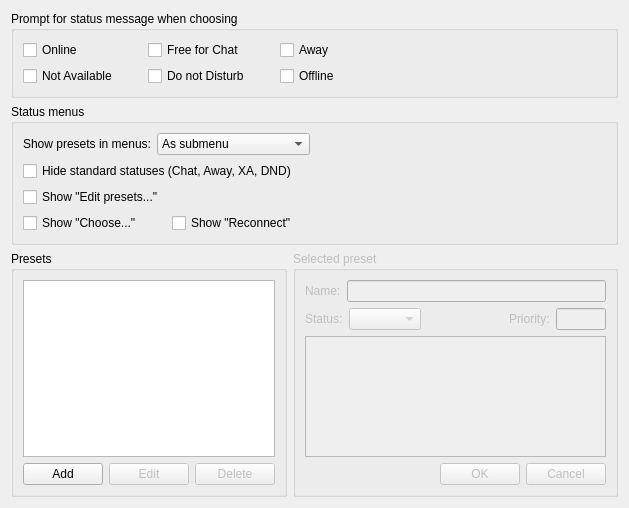
<?xml version="1.0" encoding="UTF-8"?>
<ui version="4.0">
 <class>OptStatusGeneral</class>
 <widget class="QWidget" name="OptStatusGeneral">
  <property name="geometry">
   <rect>
    <x>0</x>
    <y>0</y>
    <width>629</width>
    <height>508</height>
   </rect>
  </property>
  <property name="windowTitle">
   <string>Form</string>
  </property>
  <layout class="QVBoxLayout" name="verticalLayout_4">
   <item>
    <widget class="QGroupBox" name="gbPrompts">
     <property name="sizePolicy">
      <sizepolicy hsizetype="Minimum" vsizetype="Minimum">
       <horstretch>0</horstretch>
       <verstretch>0</verstretch>
      </sizepolicy>
     </property>
     <property name="maximumSize">
      <size>
       <width>16777215</width>
       <height>16777215</height>
      </size>
     </property>
     <property name="title">
      <string>Prompt for status message when choosing</string>
     </property>
     <layout class="QHBoxLayout" name="horizontalLayout_5">
      <item>
       <layout class="QGridLayout" name="gridLayout">
        <property name="horizontalSpacing">
         <number>30</number>
        </property>
        <item row="0" column="0">
         <widget class="QCheckBox" name="ck_askOnline">
          <property name="text">
           <string>Online</string>
          </property>
         </widget>
        </item>
        <item row="0" column="1">
         <widget class="QCheckBox" name="ck_askChat">
          <property name="text">
           <string>Free for Chat</string>
          </property>
         </widget>
        </item>
        <item row="0" column="2">
         <widget class="QCheckBox" name="ck_askAway">
          <property name="text">
           <string>Away</string>
          </property>
         </widget>
        </item>
        <item row="1" column="0">
         <widget class="QCheckBox" name="ck_askXa">
          <property name="text">
           <string>Not Available</string>
          </property>
         </widget>
        </item>
        <item row="1" column="1">
         <widget class="QCheckBox" name="ck_askDnd">
          <property name="text">
           <string>Do not Disturb</string>
          </property>
         </widget>
        </item>
        <item row="1" column="2">
         <widget class="QCheckBox" name="ck_askOffline">
          <property name="text">
           <string>Offline</string>
          </property>
         </widget>
        </item>
       </layout>
      </item>
      <item>
       <spacer name="horizontalSpacer_4">
        <property name="orientation">
         <enum>Qt::Horizontal</enum>
        </property>
        <property name="sizeHint" stdset="0">
         <size>
          <width>40</width>
          <height>20</height>
         </size>
        </property>
       </spacer>
      </item>
     </layout>
    </widget>
   </item>
   <item>
    <widget class="QGroupBox" name="gbStatusMenus">
     <property name="title">
      <string>Status menus</string>
     </property>
     <layout class="QVBoxLayout" name="verticalLayout_2">
      <item>
       <layout class="QHBoxLayout" name="horizontalLayout_2" stretch="0,0,0">
        <item>
         <widget class="QLabel" name="label_4">
          <property name="sizePolicy">
           <sizepolicy hsizetype="Fixed" vsizetype="Fixed">
            <horstretch>0</horstretch>
            <verstretch>0</verstretch>
           </sizepolicy>
          </property>
          <property name="text">
           <string>Show presets in menus:</string>
          </property>
          <property name="alignment">
           <set>Qt::AlignRight|Qt::AlignTrailing|Qt::AlignVCenter</set>
          </property>
         </widget>
        </item>
        <item>
         <widget class="QComboBox" name="cb_presetsMenus">
          <property name="enabled">
           <bool>true</bool>
          </property>
          <property name="sizePolicy">
           <sizepolicy hsizetype="Preferred" vsizetype="Fixed">
            <horstretch>0</horstretch>
            <verstretch>0</verstretch>
           </sizepolicy>
          </property>
          <property name="minimumSize">
           <size>
            <width>40</width>
            <height>0</height>
           </size>
          </property>
          <item>
           <property name="text">
            <string>As submenu</string>
           </property>
          </item>
          <item>
           <property name="text">
            <string>With standard statuses</string>
           </property>
          </item>
          <item>
           <property name="text">
            <string>No</string>
           </property>
          </item>
         </widget>
        </item>
        <item>
         <spacer name="horizontalSpacer_2">
          <property name="orientation">
           <enum>Qt::Horizontal</enum>
          </property>
          <property name="sizeHint" stdset="0">
           <size>
            <width>40</width>
            <height>20</height>
           </size>
          </property>
         </spacer>
        </item>
       </layout>
      </item>
      <item>
       <widget class="QCheckBox" name="ck_onlyOnOff">
        <property name="toolTip">
         <string>Hide Free for Chat, Away, Not Available and Do not Disturb</string>
        </property>
        <property name="text">
         <string>Hide standard statuses (Chat, Away, XA, DND)</string>
        </property>
       </widget>
      </item>
      <item>
       <layout class="QHBoxLayout" name="horizontalLayout_6">
        <property name="topMargin">
         <number>0</number>
        </property>
        <item>
         <widget class="QCheckBox" name="ck_showEditPresets">
          <property name="text">
           <string>Show &quot;Edit presets...&quot;</string>
          </property>
         </widget>
        </item>
        <item>
         <spacer name="horizontalSpacer_3">
          <property name="orientation">
           <enum>Qt::Horizontal</enum>
          </property>
          <property name="sizeHint" stdset="0">
           <size>
            <width>40</width>
            <height>20</height>
           </size>
          </property>
         </spacer>
        </item>
       </layout>
      </item>
      <item>
       <layout class="QHBoxLayout" name="horizontalLayout">
        <property name="spacing">
         <number>30</number>
        </property>
        <item>
         <widget class="QCheckBox" name="ck_showChoose">
          <property name="text">
           <string>Show &quot;Choose...&quot;</string>
          </property>
         </widget>
        </item>
        <item>
         <widget class="QCheckBox" name="ck_showReconnect">
          <property name="text">
           <string>Show &quot;Reconnect&quot;</string>
          </property>
         </widget>
        </item>
        <item>
         <spacer name="horizontalSpacer">
          <property name="orientation">
           <enum>Qt::Horizontal</enum>
          </property>
          <property name="sizeHint" stdset="0">
           <size>
            <width>40</width>
            <height>20</height>
           </size>
          </property>
         </spacer>
        </item>
       </layout>
      </item>
     </layout>
    </widget>
   </item>
   <item>
    <layout class="QHBoxLayout" name="horizontalLayout_3">
     <item>
      <widget class="QGroupBox" name="gbPresets">
       <property name="title">
        <string>Presets</string>
       </property>
       <layout class="QVBoxLayout" name="verticalLayout">
        <item>
         <widget class="QListWidget" name="lw_presets">
          <property name="sizePolicy">
           <sizepolicy hsizetype="Preferred" vsizetype="Expanding">
            <horstretch>0</horstretch>
            <verstretch>0</verstretch>
           </sizepolicy>
          </property>
          <property name="contextMenuPolicy">
           <enum>Qt::CustomContextMenu</enum>
          </property>
          <property name="dragEnabled">
           <bool>true</bool>
          </property>
          <property name="dragDropMode">
           <enum>QAbstractItemView::InternalMove</enum>
          </property>
         </widget>
        </item>
        <item>
         <layout class="QHBoxLayout" name="_2">
          <property name="spacing">
           <number>6</number>
          </property>
          <property name="margin">
           <number>0</number>
          </property>
          <item>
           <widget class="QPushButton" name="pb_spNew">
            <property name="text">
             <string>Add</string>
            </property>
           </widget>
          </item>
          <item>
           <widget class="QPushButton" name="pb_spEdit">
            <property name="enabled">
             <bool>false</bool>
            </property>
            <property name="text">
             <string>Edit</string>
            </property>
           </widget>
          </item>
          <item>
           <widget class="QPushButton" name="pb_spDelete">
            <property name="enabled">
             <bool>false</bool>
            </property>
            <property name="text">
             <string>Delete</string>
            </property>
           </widget>
          </item>
         </layout>
        </item>
       </layout>
      </widget>
     </item>
     <item>
      <widget class="QGroupBox" name="gbSelectedPreset">
       <property name="enabled">
        <bool>false</bool>
       </property>
       <property name="title">
        <string>Selected preset</string>
       </property>
       <layout class="QVBoxLayout" name="verticalLayout_3">
        <item>
         <layout class="QHBoxLayout" name="horizontalLayout_4">
          <item>
           <widget class="QLabel" name="label_3">
            <property name="text">
             <string>Name:</string>
            </property>
           </widget>
          </item>
          <item>
           <widget class="QLineEdit" name="le_spName"/>
          </item>
         </layout>
        </item>
        <item>
         <layout class="QHBoxLayout" name="_3">
          <property name="spacing">
           <number>6</number>
          </property>
          <property name="margin">
           <number>0</number>
          </property>
          <item>
           <widget class="QLabel" name="label_2">
            <property name="text">
             <string>Status:</string>
            </property>
           </widget>
          </item>
          <item>
           <widget class="StatusComboBox" name="cb_sp_status"/>
          </item>
          <item>
           <spacer>
            <property name="orientation">
             <enum>Qt::Horizontal</enum>
            </property>
            <property name="sizeHint" stdset="0">
             <size>
              <width>97</width>
              <height>20</height>
             </size>
            </property>
           </spacer>
          </item>
          <item>
           <widget class="QLabel" name="label">
            <property name="text">
             <string>Priority:</string>
            </property>
           </widget>
          </item>
          <item>
           <widget class="QLineEdit" name="le_sp_priority">
            <property name="minimumSize">
             <size>
              <width>50</width>
              <height>0</height>
             </size>
            </property>
            <property name="maximumSize">
             <size>
              <width>50</width>
              <height>16777215</height>
             </size>
            </property>
           </widget>
          </item>
         </layout>
        </item>
        <item>
         <widget class="ChatEdit" name="te_sp">
          <property name="acceptRichText">
           <bool>false</bool>
          </property>
          <property name="sizePolicy">
           <sizepolicy hsizetype="Expanding" vsizetype="Expanding">
            <horstretch>0</horstretch>
            <verstretch>0</verstretch>
           </sizepolicy>
          </property>
          <property name="maximumSize">
           <size>
            <width>32767</width>
            <height>32767</height>
           </size>
          </property>
          <property name="tabChangesFocus">
           <bool>true</bool>
          </property>
          <property name="html">
           <string>&lt;!DOCTYPE HTML PUBLIC &quot;-//W3C//DTD HTML 4.0//EN&quot; &quot;http://www.w3.org/TR/REC-html40/strict.dtd&quot;&gt;
&lt;html&gt;&lt;head&gt;&lt;meta name=&quot;qrichtext&quot; content=&quot;1&quot; /&gt;&lt;style type=&quot;text/css&quot;&gt;
p, li { white-space: pre-wrap; }
&lt;/style&gt;&lt;/head&gt;&lt;body style=&quot; font-family:'Sans'; font-size:10pt; font-weight:400; font-style:normal;&quot;&gt;
&lt;p style=&quot;-qt-paragraph-type:empty; margin-top:0px; margin-bottom:0px; margin-left:0px; margin-right:0px; -qt-block-indent:0; text-indent:0px;&quot;&gt;&lt;/p&gt;&lt;/body&gt;&lt;/html&gt;</string>
          </property>
         </widget>
        </item>
        <item>
         <widget class="QDialogButtonBox" name="bb_selPreset">
          <property name="standardButtons">
           <set>QDialogButtonBox::Cancel|QDialogButtonBox::Ok</set>
          </property>
          <property name="centerButtons">
           <bool>false</bool>
          </property>
         </widget>
        </item>
       </layout>
      </widget>
     </item>
    </layout>
   </item>
  </layout>
 </widget>
 <customwidgets>
  <customwidget>
   <class>StatusComboBox</class>
   <extends>QComboBox</extends>
   <header>statuscombobox.h</header>
  </customwidget>
  <customwidget>
   <class>ChatEdit</class>
   <extends>QTextEdit</extends>
   <header>msgmle.h</header>
  </customwidget>
 </customwidgets>
 <resources/>
 <connections/>
</ui>
